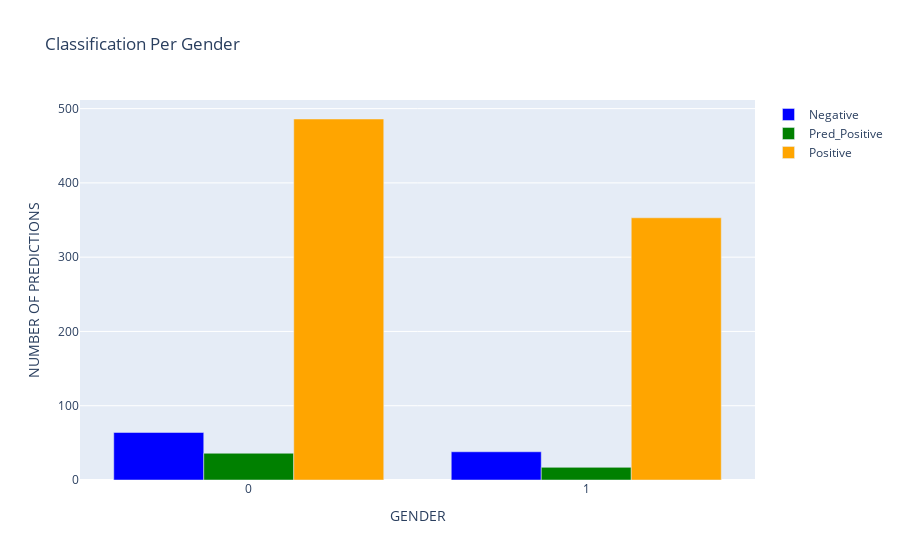

Notebook code cell kept with this figure:
### Code cell
import plotly.graph_objs as go
import pandas as pd

x = df['Gender'].unique()
y = [n1,p1,y1]
colors = ['blue', 'green', 'orange']


fig = go.Figure()

for i in range (len(y)):
    fig.add_trace(go.Bar(x = x, y = y[i],
                         name=['Negative', 'Pred_Positive', 'Positive'][i], 
                         marker_color = colors[i]))

fig.update_layout(title = 'Classification Per Gender',
                 xaxis_title = 'GENDER',
                 yaxis_title = 'NUMBER OF PREDICTIONS') 


# Show the figure
fig.show()

### Figure 1 — Plotly figure (JSON) as saved in the notebook; plotly's stock layout.template omitted (floating-point values rounded to 4 significant figures)
{"data": [{"marker": {"color": "blue"}, "name": "Negative", "type": "bar", "x": [0, 1, null], "y": [64, 38]}, {"marker": {"color": "green"}, "name": "Pred_Positive", "type": "bar", "x": [0, 1, null], "y": [36, 17]}, {"marker": {"color": "orange"}, "name": "Positive", "type": "bar", "x": [0, 1, null], "y": [486, 353]}], "layout": {"title": {"text": "Classification Per Gender"}, "xaxis": {"title": {"text": "GENDER"}}, "yaxis": {"title": {"text": "NUMBER OF PREDICTIONS"}}}}
